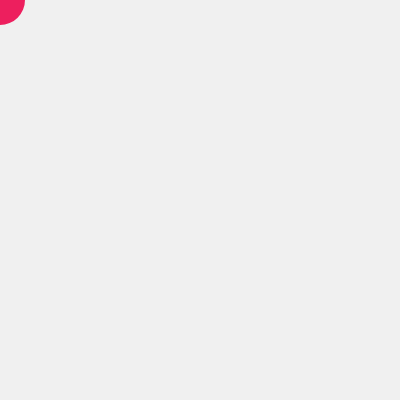
Frame 1 (no input)
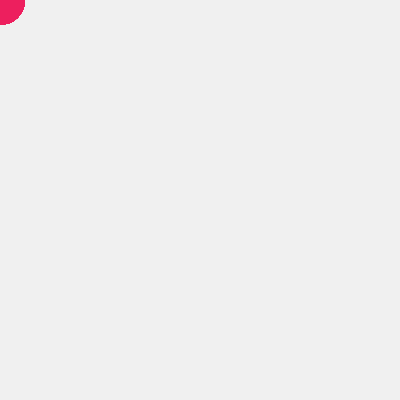
Frame 60 (no input)
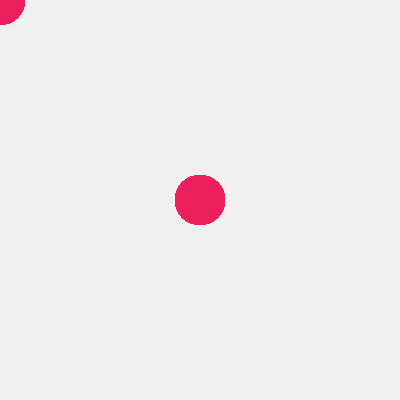
Frame 120 (the mouse pressed at the canvas centre since frame 60)

The p5.js sketch that drew these frames (run headless with seeded random() and noise() and a simulated clock; from frame 60 on, the mouse is pressed at the canvas centre):

// p5.js sketch
// ── sketch.js
function setup() {
  createCanvas(400, 400);
  background(240);
  noStroke();
}

function draw() {
  fill(237, 31, 94);
  ellipse(mouseX, mouseY, 50, 50);
}
